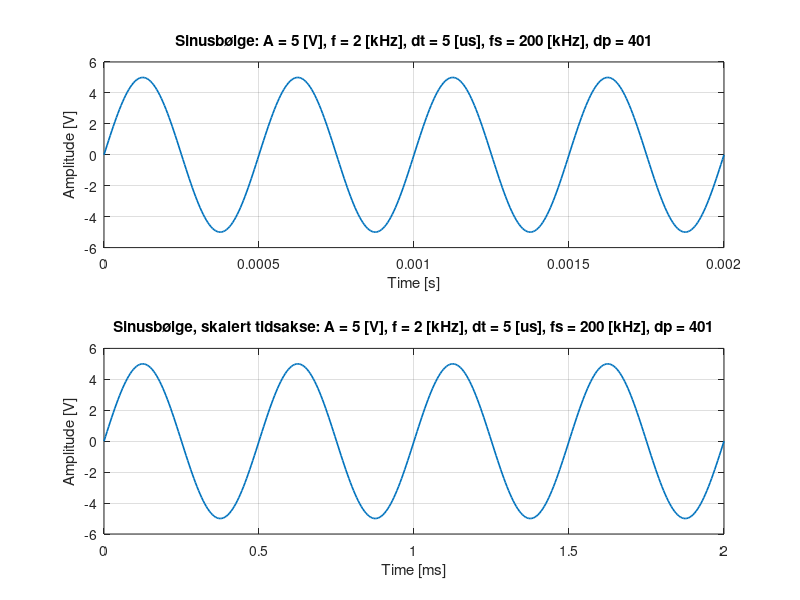
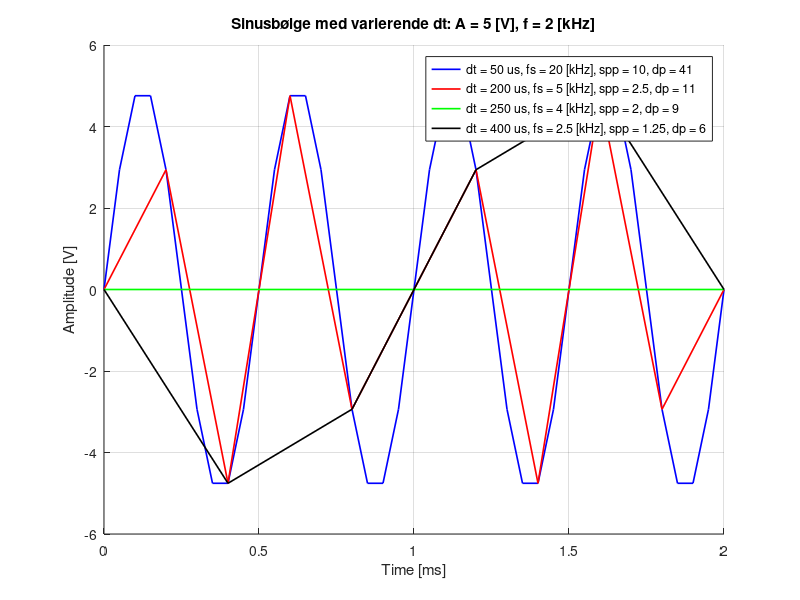
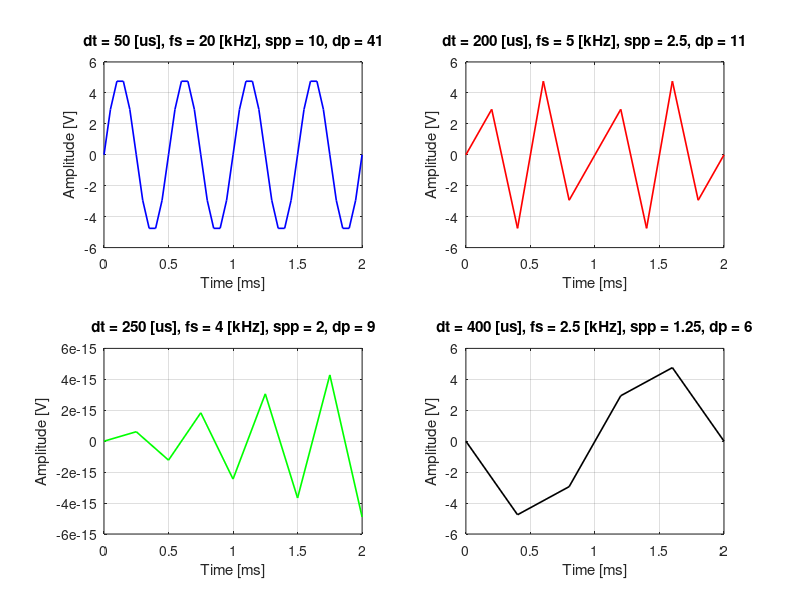

These charts were generated, in order, by the following MATLAB code:
% ============================================================
% Oppgave 2
%
% Generering og sampling av en sinuskurve med ulike
% samplingsintervaller.
% ============================================================

%% Oppgave a) - Tidsvektor

dt = 5e-6;                 % Tidssteg [s]
fs = 1/dt;                 % Samplingsfrekvens [Hz]

t_start = 0;               % Starttid [s]
t_end   = 2e-3;            % Sluttid [s]

t = t_start:dt:t_end;


%% Oppgave b) - Sinussignal

A = 5;                     % Amplitude [V]
f = 2e3;                   % Frekvens [Hz]
w = 2*pi*f;                % Vinkelfrekvens [rad/s]

s = A*sin(w*t);


% Plot med tidsakse i sekunder
figure(1);

subplot(2,1,1);
plot(t, s, "LineWidth", 1.2);

xlabel("Time [s]");
ylabel("Amplitude [V]");

ttl = sprintf( ...
    "Sinusbølge: A = %d [V], f = %g [kHz], dt = %g [us], fs = %g [kHz], dp = %d", ...
    A, f/1e3, dt*1e6, fs/1e3, length(t));

title(ttl);
grid on;


% Plot med tidsakse i millisekunder
subplot(2,1,2);
plot(t*1e3, s, "LineWidth", 1.2);

xlabel("Time [ms]");
ylabel("Amplitude [V]");

ttl = sprintf( ...
    "Sinusbølge, skalert tidsakse: A = %d [V], f = %g [kHz], dt = %g [us], fs = %g [kHz], dp = %d", ...
    A, f/1e3, dt*1e6, fs/1e3, length(t));

title(ttl);
grid on;


%% Oppgave c-f) - Varierende samplingsintervall

dts = [50e-6, 200e-6, 250e-6, 400e-6];   % Tidssteg [s]
colors = ["b", "r", "g", "k"];


% Alle signalene i samme figur
figure(3);
hold on;

for i = 1:length(dts)
    dt_i = dts(i);
    fs_i = 1/dt_i;

    t_i = t_start:dt_i:t_end;
    s_i = A*sin(w*t_i);

    spp_i = fs_i/f;        % Samples per periode

    dsp = sprintf( ...
        "dt = %g us, fs = %g [kHz], spp = %g, dp = %d", ...
        dt_i*1e6, fs_i/1e3, spp_i, length(t_i));

    plot( ...
        t_i*1e3, ...
        s_i, ...
        colors(i), ...
        "LineWidth", 1.2, ...
        "DisplayName", dsp);
end

title(sprintf( ...
    "Sinusbølge med varierende dt: A = %d [V], f = %g [kHz]", ...
    A, f/1e3));

xlabel("Time [ms]");
ylabel("Amplitude [V]");

legend();
grid on;
hold off;


% Hvert signal i eget subplot
figure(4);

for i = 1:length(dts)
    dt_i = dts(i);
    fs_i = 1/dt_i;

    t_i = t_start:dt_i:t_end;
    s_i = A*sin(w*t_i);

    spp_i = fs_i/f;        % Samples per periode

    subplot(2,2,i);

    plot( ...
        t_i*1e3, ...
        s_i, ...
        colors(i), ...
        "LineWidth", 1.2);

    xlabel("Time [ms]");
    ylabel("Amplitude [V]");

    ttl_i = sprintf( ...
        "dt = %g [us], fs = %g [kHz], spp = %g, dp = %d", ...
        dt_i*1e6, fs_i/1e3, spp_i, length(t_i));

    title(ttl_i);
    grid on;
end
